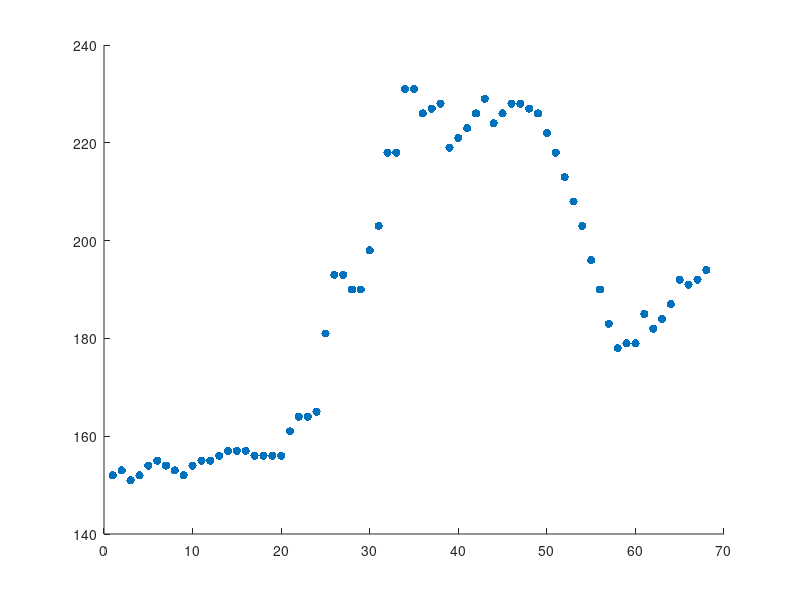

Write the MATLAB code that produced this figure. (Note: this script raises an error after producing the figure.)
% File to plot the results
clear all;
close all;

%% -------------------------------- SET 1 ---------------------------------
% Estimated Positions:
    % Bat 
%     X1 = [111,111,111,112,113,113,112,110,108,106,104,103,102,101,101,102,102,103,105,105,106];
%     Y1 = [151,153,159,164,168,173,175,175,174,169,163,154,148,143,143,145,152,158,164,171,174];

%     % Inverse Y to get the right direction (---> 240-Y1)
%     X1 = [111,111,111,112,113,113,112,110,108,106,104,103,102,101,101,102,102,103,105,105,106];
%     Y1 = [89,87,81,76,72,67,65,65,66,71,77,86,92,97,97,95,88,82,76,69,66];
    
%     % Ball 
%     X1 = [145,143,143,140,138,137,136,134,133,133,131,133,132,132,132,135,134,137,137,134,137];
%     Y1 = [55, 40,29,23,21,23,29,40,56,77,102,130,100,74,52,34,21,12,8,9,12];
    
    % Inverse Y to get the right direction (---> 240-Y1)
%     X1 = [145,143,143,140,138,137,136,134,133,133,131,133,132,132,132,135,134,137,137,134,137];
%     Y1 = [185, 200,211,217,219,217,211,200,184,163,138,110,140,166,188,206,219,228,232,231,228];

% % Real Positions:
%     % Bat 
%     X2 = [111,113,113,115,115,113,111,109,107,105,103,103,103,103,103,105,105,105,105,107];
%     Y2 = [149,153,159,163,167,171,171,169,165,159,151,143,139,139,141,147,153,161,165,169];

    % Inverse Y to get the right direction (---> 240-Y1)
%     X2 = [111,111,113,113,115,115,113,111,109,107,105,103,103,103,103,103,105,105,105,105,107];
%     Y2 = [93,91,87,81,77,73,69,69,71,75,81,89,97,101,101,99,93,87,79,75,71];    
    
%     % Ball 
%     X2 = [143,142,141,140,140,139,137,136,134,133,131,131,132,131,133,134,135,135,135,136,136];
%     Y2 = [55,42,31,24,21,23,30,42,59,81,112,135,105,79,55,36,22,13,9,9,13];

    % Inverse Y to get the right direction (---> 240-Y1)
%     X2 = [143,142,141,140,140,139,137,136,134,133,131,131,132,131,133,134,135,135,135,136,136];
%     Y2 = [185,198,209,216,219,217,210,198,181,159,128,105,135,161,185,204,218,227,231,231,227];




%% -------------------------------- SET 2 ---------------------------------
% Estimated Positions:
    % Bat 
%     X1 = [ 152, 153, 151, 152, 154, 155, 154, 153, 152, 154, 155, 155, 156, 157, 157, 157, 156, ...
%            156, 156, 156, 161, 164, 164, 165, 181, 193, 193, 190, 190, 198, 203, 218, 218, 231, ...
%            231, 226, 227, 228, 219, 221, 223, 226, 229, 224, 226, 228, 228, 227, 226, 222, 218, ...
%            213, 208, 203, 196, 190, 183, 178, 179, 179, 185, 182, 184, 187, 192, 191, 192, 194];
%     Y1 = [ 176, 177, 177, 174, 170, 165, 159, 155, 154, 155, 159, 162, 165, 167, 168, 167, 166, ...
%            164, 162, 157, 152, 147, 143, 140, 146, 154, 154, 169, 169, 174, 175, 170, 171, 163, ...
%            163, 164, 161, 157, 152, 143, 135, 127, 120, 93, 87, 83, 79, 76, 75, 75, 78, 82, 87, ...
%            92, 99, 107, 118, 126, 129, 128, 126, 122, 118, 115, 115, 112, 113, 115];

    % Inverse Y to get the right direction (---> 240-Y1)
    X1 = [ 152, 153, 151, 152, 154, 155, 154, 153, 152, 154, 155, 155, 156, 157, 157, 157, 156, ...
           156, 156, 156, 161, 164, 164, 165, 181, 193, 193, 190, 190, 198, 203, 218, 218, 231, ...
           231, 226, 227, 228, 219, 221, 223, 226, 229, 224, 226, 228, 228, 227, 226, 222, 218, ...
           213, 208, 203, 196, 190, 183, 178, 179, 179, 185, 182, 184, 187, 192, 191, 192, 194];
    Y1 = [ 64, 63, 63, 66, 70, 75, 81, 85, 86, 85, 81, 78, 75, 73, 72, 73, 74, 76, 78, 83, 88, ...
           93, 97, 100, 94, 86, 86, 71, 71, 66, 65, 70, 69, 77, 77, 76, 79, 83, 88, 97, 105, 113,...
           120, 147, 153, 157, 161, 164, 165, 165, 162, 158, 153, 148, 141, 133, 122, 114, 111, ...
           112, 114, 118, 122, 125, 125, 128, 127, 125];
    
%     % Ball 
%     X1 = [141, 141, 142, 142, 143, 144, 143, 143, 143, 143, 143, 143, ...
%          143, 143, 143, 143, 143, 143, 144, 144, 144, 145, 146, 146, ...
%          147, 147, 148, 148, 148, 149, 149, 150, 151, 161, 158, 161, ...
%          164, 165, 167, 166, 169, 167, 162, 163, 165, 167, 176, 182, ...
%          175, 176, 178, 180, 182, 183, 185, 186, 177, 158, 158, 158, ...
%          158, 158, 158, 158, 158, 158, 158, 158];
%     Y1 = [28, 42, 61, 85, 114, 142, 116, 92, 72, 57, 46, 40, 38, 40, 47,...
%           57, 71, 88, 108, 131, 128, 108, 91, 78, 69, 63, 61, 61, 65, ...
%           71, 80, 91, 104, 122, 126, 124, 123, 122, 123, 122, 119, 116, ...
%           113, 109, 100, 92, 85, 82, 79, 78, 79, 82, 86, 92, 99, 107, ...
%           117, 129, 129, 129, 129, 129, 129, 129, 129, 129, 129, 129];
    
    % Inverse Y to get the right direction (---> 240-Y1)
%     X1 = [141, 141, 142, 142, 143, 144, 143, 143, 143, 143, 143, 143, ...
%          143, 143, 143, 143, 143, 143, 144, 144, 144, 145, 146, 146, ...
%          147, 147, 148, 148, 148, 149, 149, 150, 151, 161, 158, 161, ...
%          164, 165, 167, 166, 169, 167, 162, 163, 165, 167, 176, 182, ...
%          175, 176, 178, 180, 182, 183, 185, 186, 177, 158, 158, 158, ...
%          158, 158, 158, 158, 158, 158, 158, 158];
%     Y1 = [212,198,179,155,126,98,124,148,168,183,194,200,202,200,193,...
%           183,169,152,132,109,112,132,149,162,171,177,179,179,175,169,...
%           160,149,136,118,114,116,117,118,117,118,121,124,127,131,140,...
%           148,155,158,161,162,161,158,154,148,141,133,123,111,111,111,...
%           111,111,111,111,111,111,111,111];

% % Real Positions:
    % Bat 
%     X2 = [146,145,144,143,142,143,144,143,144,145,146,148,148,149,149,...
%           149,149,148,147,146,147,148,153,157,161,167,175,184,188,193,...
%           197,204,206,201,209,212,215,217,219,221,222,225,229,228,227,...
%           229,228,227,225,222,218,213,208,202,197,190,182,178,178,179,...
%           181,182,184,186,189,191,192,194];
% 
% Y2 = [169,170,169,168,164,157,151,147,147,149,152,156,159,161,162,162,...
%       161,159,156,152,147,141,137,136,137,143,151,159,166,172,174,175,...
%       176,174,171,168,164,159,151,142,132,123,117,97,87,83,79,76,74,76,...
%       78,82,86,92,99,107,117,125,130,128,125,122,118,115,113,114,114,115];
  
    % Inverse Y to get the right direction (---> 240-Y2)
    X2 = [146,145,144,143,142,143,144,143,144,145,146,148,148,149,149,...
          149,149,148,147,146,147,148,153,157,161,167,175,184,188,193,...
          197,204,206,201,209,212,215,217,219,221,222,225,229,228,227,...
          229,228,227,225,222,218,213,208,202,197,190,182,178,178,179,...
          181,182,184,186,189,191,192,194];
    Y2 = [71, 70, 71, 72, 76, 83, 89, 93, 93, 91, 88, 84, 81, 79, 78, ...
          78, 79, 81, 84, 88, 93, 99, 103, 104, 103, 97, 89, 81, 74, ...
          68, 66, 65, 64, 66, 69, 72, 76, 81, 89, 98, 108, 117, 123, ... 
          143, 153, 157, 161, 164, 166, 164, 162, 158, 154, 148, 141, ...
          133, 123, 115, 110, 112, 115, 118, 122, 125,127,126,126, 125];
%     % Ball 
%     X2 = [140,140,141,142,142,143,142,143,142,142,142,142,142,142,142,142,... 
%           142,143,143,143,144,144,145,145,146,145,147,147,148,148,149,... 
%           149,149,150,149,148,152,154,156,156,159,160,161,161,163,166,... 
%           169,171,173,175,177,179,181,182,184,184,172,152,138,114,98,... 
%           78,60,46,21,10,0,0];
%     Y2 = [30,43,61,85,115,144,116,91,72,58,48,41,40,42,48,57,71,88,108,... 
%           132,128,107,91,78,70,59,62,62,66,72,80,91,104,118,131,130,131,... 
%           130,128,126,123,120,115,107,100,92,85,82,79,79,80,83,87,92,99,... 
%           107,119,132,143,161,156,152,151,152,155,157,0,0];

    % Inverse Y to get the right direction (---> 240-Y2)
%     X2 = [140,140,141,142,142,143,142,143,142,142,142,142,142,142,142,142,... 
%           142,143,143,143,144,144,145,145,146,145,147,147,148,148,149,... 
%           149,149,150,149,148,152,154,156,156,159,160,161,161,163,166,... 
%           169,171,173,175,177,179,181,182,184,184,172,152,138,114,98,... 
%           78,60,46,21,10,0,0];
%     Y2 = [210,197,179,155,125,96,124,149,168,182,192,199,200,198,192,...
%           183,169,152,132,108,112,133,149,162,170,181,178,178,174,168,...
%           160,149,136,122,109,110,109,110,112,114,117,120,125,133,140,...
%           148,155,158,161,161,160,157,153,148,141,133,121,108,97,79,84,...
%           88,89,88,85,83,240,240];




x = zeros(1,68);%21
for n = 1:68 %21   
    x(1,n) = n;
%     fprintf(' %d,',240-Y2);
end

hold on;
s1 = scatter3(x,(X1),(Y1),'filled','g');
% s1.MarkerEdgeColor = 'b';
s1.MarkerEdgeColor = 'g';
s2 = scatter3(x,(X2),(Y2),'filled','m');
% s2.MarkerEdgeColor = 'r';
s2.MarkerEdgeColor = 'm';
view(-30,10);


% Pick your axes HERE             <------ 2
title('Bat Trajectory');
% title('Ball Trajectory');
xlabel('Frame ID (time)') ;
ylabel('X coordinates   -   (nb of pixels)') ;
zlabel('Y coordinates   -   (nb of pixels)') ;

% Choose your Xmin & Xmax HERE    <------ 3
% % Bat
xMin = 1;
xMax = 68;
ylim([xMin xMax]);
yMin = 120;
yMax = 250;
ylim([yMin yMax]);
zMin = 50;
zMax = 180;
zlim([zMin zMax]);

% % Ball
% xMin = 1;
% xMax = 68;
% ylim([xMin xMax]);
% yMin = 0;
% yMax = 200;
% ylim([yMin yMax]);
% zMin = 50;
% zMax = 230;
% zlim([zMin zMax]);

for i = 1:(length(X1)-1)
    x1 = x(i);
    y1 = (X1(i));
    z1 = (Y1(i));
    x2 = x(i+1);
    y2 = (X1(i+1));
    z2 = (Y1(i+1));
%     plot([x1,x2], [y1, y2], 'b-', 'LineWidth', 2);
%     plot3([x1,x2], [y1, y2],[z1, z2], 'b-', 'LineWidth', 2);
    plot3([x1,x2], [y1, y2],[z1, z2], 'g-', 'LineWidth', 2);
    set(gca,'FontSize',20)
end

for i = 1:(length(X2)-1)
    x1 = x(i);
    y1 = (X2(i));
    z1 = (Y2(i));
    x2 = x(i+1);
    y2 = (X2(i+1));
    z2 = (Y2(i+1));
%     plot([x1,x2], [y1, y2], 'r-', 'LineWidth', 2);
%     plot3([x1,x2], [y1, y2],[z1, z2], 'r-', 'LineWidth', 2);
    plot3([x1,x2], [y1, y2],[z1, z2], 'm-', 'LineWidth', 2);
    set(gca,'FontSize',20)
end
